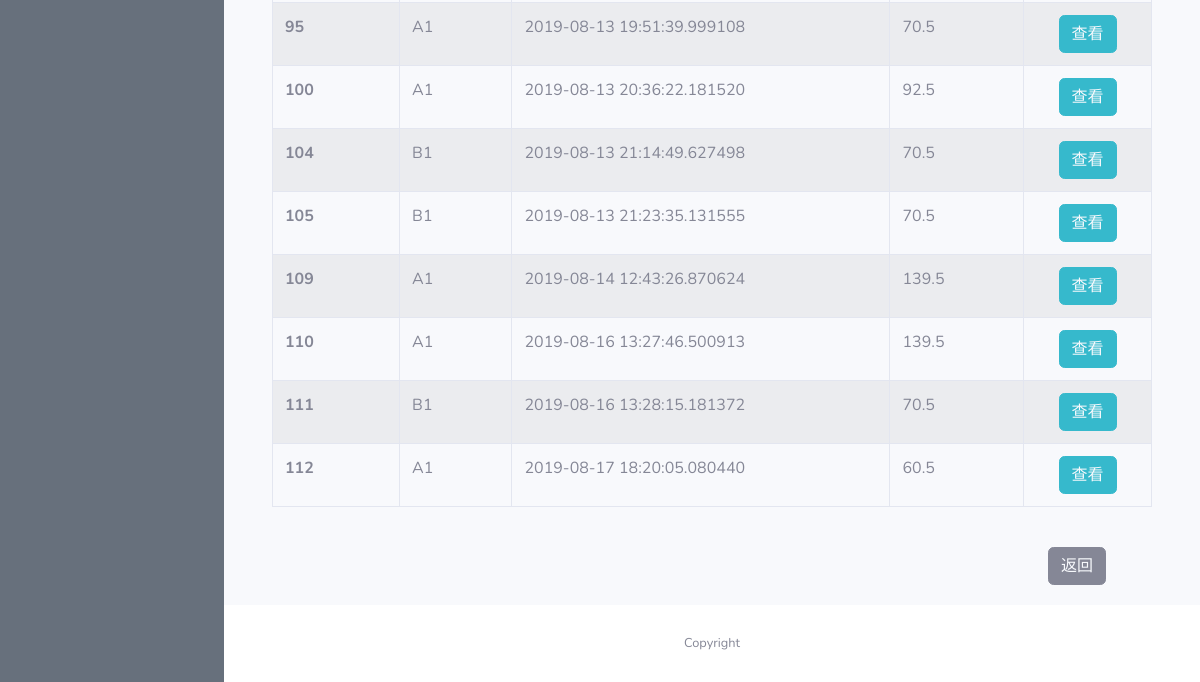
The app's page /admin/view/paid/alacarte/orders (signed in, lower part), older data.
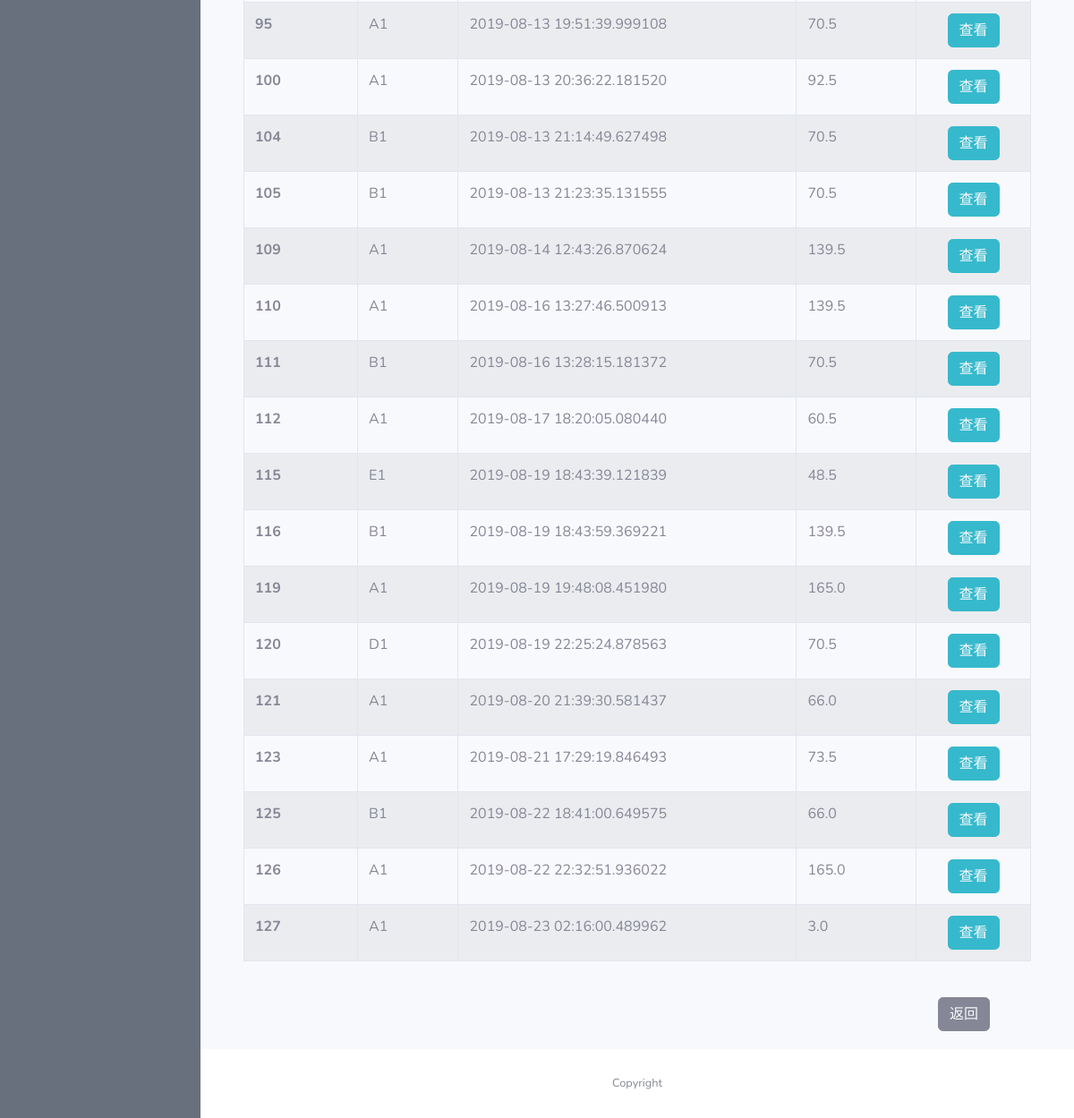
The same page, newer data.
### app/models.py (models this page shows)
class Order(db.Model):
    id = db.Column(db.Integer, primary_key=True, unique=True, index=True)
    totalPrice = db.Column(db.Float, unique=False)
    orderNumber = db.Column(db.String(200), unique=True)
    timeCreated = db.Column(db.DateTime, default=datetime.utcnow)
    isPaid = db.Column(db.Boolean, default=False)
    isReady = db.Column(db.Boolean, default=False)
    isPickedUp = db.Column(db.Boolean, default=False)
    items = db.Column(db.String(300))
    pay_via = db.Column(db.String(100))
    type = db.Column(db.String(100))
    container = db.Column(db.String(300))

### app/routes.py (the view)
@app.route('/admin/view/paid/alacarte/orders')
@login_required
def admin_view_paid_alacarte_orders():
    orders = db.session.query(Order).filter(
        Order.type == "In",
        Order.isPaid == True).all()
    cur_orders = orders
    items = {order.id: json.loads(order.items) for order in cur_orders}
    containers = {order.id: json.loads(order.container) for order in cur_orders}
    return render_template("admin_view_paid_alacarte_orders.html",
                           open_orders=cur_orders,
                           items=items,
                           containers=containers)

### app/models.py (called while the page is built)
@login.user_loader
def load_user(id):
    return User.query.get(int(id))

### app/templates/admin_view_paid_alacarte_orders.html (shortened to what this page needs)
{% extends 'base.html' %}
{% block css %}
<link rel="stylesheet" type="text/css" href="https://cdn.datatables.net/1.10.19/css/jquery.dataTables.css">
<link rel="stylesheet" type="text/css" href="https://cdnjs.cloudflare.com/ajax/libs/twitter-bootstrap/4.1.3/css/bootstrap.css">
<link rel="stylesheet" type="text/css" href="https://cdn.datatables.net/1.10.19/css/dataTables.bootstrap4.min.css">
{% endblock %}
{% block content %}
<div class="container">
  <div class="row">
    <div class="col-sm-12">
      <table id="example" class="table table-striped table-bordered">
        <tbody>
          {% for order in open_orders %}
          <tr>
            <th scope="row">{{order.id}}</th>
            <td>{{ containers.get(order.id).get('table_name') }}</td>
            <td>{{ order.timeCreated }}</td>
            <td>{{ order.totalPrice }}</td>
            <td style="text-align:center">
              <span>
                <button type="button" class="btn btn-info">
                  <a href={{ url_for('admin_alacarte_order_edit', order_id=order.id) }} style="color: rgb(247, 249, 252)">
                    查看
                  </a>
                </button>
              </span>
            </td>
          </tr>
          {% endfor %}
        </tbody>
      </table>
    </div>
  </div>
</div>
<br>
<button type="button" class="btn btn-secondary" id="back">
  <a href={{ url_for('index') }} style="color: rgb(247, 249, 252)">
    返回
  </a>
</button>
{% endblock %}

### app/templates/base.html (shortened to what this page needs)
<!DOCTYPE html>
<html lang="en">
<head>
  {% block css %}
  {% endblock %}
  <link href="{{ url_for('static', filename='fontawesome-free/css/all.min.css') }}" rel="stylesheet" type="text/css">
  <link href="{{ url_for('static', filename='css/sb-admin-2.min.css')}}" rel="stylesheet">
</head>
<body id="page-top">
  <div id="wrapper">
    <ul class="navbar-nav bg-gradient-primary sidebar sidebar-dark accordion" id="accordionSidebar">
    </ul>
    <div id="content-wrapper" class="d-flex flex-column">
      <div id="content">
        <div class="container-fluid">
          {% block content %}{% endblock %}
        </div>
      </div>
      <footer class="sticky-footer bg-white">
        <div class="container my-auto">
          <div class="copyright text-center my-auto">
            <span>Copyright {{ company_name }}</span>
          </div>
        </div>
      </footer>
    </div>
  </div>
</body>
</html>

### app/templates/admin_view_paid_alacarte_orders.html (style rules this page uses)
.row:after { content: ""; display: table; clear: both; }
#back { margin-left: 800px; margin-bottom: 20px; }

### app/templates/base.html (style rules this page uses)
.bg-gradient-primary { background-image: linear-gradient(180deg,#67707c 10%,#67707c 100%); background-size: cover; }

Row changes from the older to the newer data that the page shows:
added Order: id "115", get "E1", timeCreated "2019-08-19 18:43:39.121839", totalPrice "48.5"
added Order: id "116", get "B1", timeCreated "2019-08-19 18:43:59.369221", totalPrice "139.5"
added Order: id "119", get "A1", timeCreated "2019-08-19 19:48:08.451980", totalPrice "165.0"
added Order: id "120", get "D1", timeCreated "2019-08-19 22:25:24.878563", totalPrice "70.5"
added Order: id "121", get "A1", timeCreated "2019-08-20 21:39:30.581437", totalPrice "66.0"
added Order: id "123", get "A1", timeCreated "2019-08-21 17:29:19.846493", totalPrice "73.5"
added Order: id "125", get "B1", timeCreated "2019-08-22 18:41:00.649575", totalPrice "66.0"
added Order: id "126", get "A1", timeCreated "2019-08-22 22:32:51.936022", totalPrice "165.0"
added Order: id "127", get "A1", timeCreated "2019-08-23 02:16:00.489962", totalPrice "3.0"
